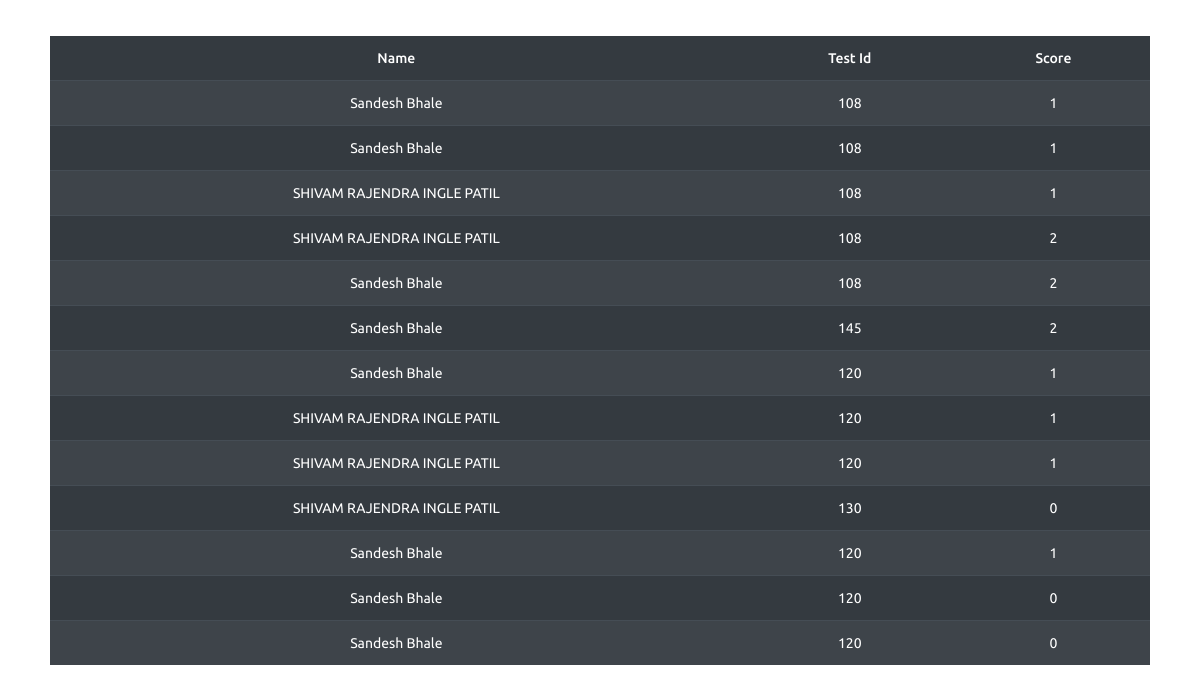
Page /finalproject1/civil/showuser.php on the committed database.
### tables this page shows
CREATE TABLE `mst_result` (
  `login` varchar(255) DEFAULT NULL,
  `test_id` int(5) DEFAULT NULL,
  `test_date` date DEFAULT NULL,
  `score` int(3) DEFAULT NULL,
  `branch` varchar(255) NOT NULL
);

### finalproject1/civil/showuser.php (the view, shortened to what this page needs)
<!DOCTYPE HTML PUBLIC "-//W3C//DTD HTML 4.01 Transitional//EN" "http://www.w3.org/TR/html4/loose.dtd">
<html>
<head>
<link rel="stylesheet" href="../assets/vendors/mdi/css/materialdesignicons.min.css">
<link rel="stylesheet" href="../assets/vendors/css/vendor.bundle.base.css">
<link rel="stylesheet" href="../assets/css/main.css">
<link rel="stylesheet" href="../assets/css/style.css">
<link rel="stylesheet" href="https://cdnjs.cloudflare.com/ajax/libs/font-awesome/5.15.3/css/all.min.css" />
</head>
<body class="bg-white">
<?php
include("header.php");
include("dbcon.php");
?>
	<div class="container">
		<table class="mt-3 mx-auto table table-striped table-dark text-center border-3 table-responsive-sm"style="width:100%;">
			<thead class="thead-dark">
			<tr>
				<th>Name</th>
				<th>Test Id</th>
				<th>Score</th>
			</tr>
			</thead>
			<tbody>
			<?php
				$sql=mysqli_query($con,"Select * From mst_result where branch='CIVIL'");
				while($result=mysqli_fetch_assoc($sql)){
			?>
			<tr>
				<td><?php echo $result['login']; ?></td>
				<td><?php echo $result['test_id']; ?></td>
				<td><?php echo $result['score']; ?></td>
			</tr>
				<?php } ?>
			</tbody>
		</table>
	</div>
</body>
</html>

### finalproject1/civil/header.php (shortened to what this page needs)
  <td width="10%">
  <table width="60%">
  <tr>
  <td>
  </td>
    <td>
	</td>
  </tr>
</table>

### finalproject1/assets/css/main.css (style rules this page uses)
body { margin-top:20px; color: #1a202c; text-align: left; background-color: #f2edf3 !important; }
.container { display: flex; }

### finalproject1/civil/header.php (style rules this page uses)
table { margin-left:7%; }

### rows in the picture
mst_result: login "Sandesh Bhale", test "108", score "1"
mst_result: login "Sandesh Bhale", test "108", score "1"
mst_result: login "SHIVAM RAJENDRA INGLE PATIL", test "108", score "1"
mst_result: login "SHIVAM RAJENDRA INGLE PATIL", test "108", score "2"
mst_result: login "Sandesh Bhale", test "108", score "2"
mst_result: login "Sandesh Bhale", test "145", score "2"
mst_result: login "Sandesh Bhale", test "120", score "1"
mst_result: login "SHIVAM RAJENDRA INGLE PATIL", test "120", score "1"
mst_result: login "SHIVAM RAJENDRA INGLE PATIL", test "120", score "1"
mst_result: login "SHIVAM RAJENDRA INGLE PATIL", test "130", score "0"
mst_result: login "Sandesh Bhale", test "120", score "1"
mst_result: login "Sandesh Bhale", test "120", score "0"
mst_result: login "Sandesh Bhale", test "120", score "0"
